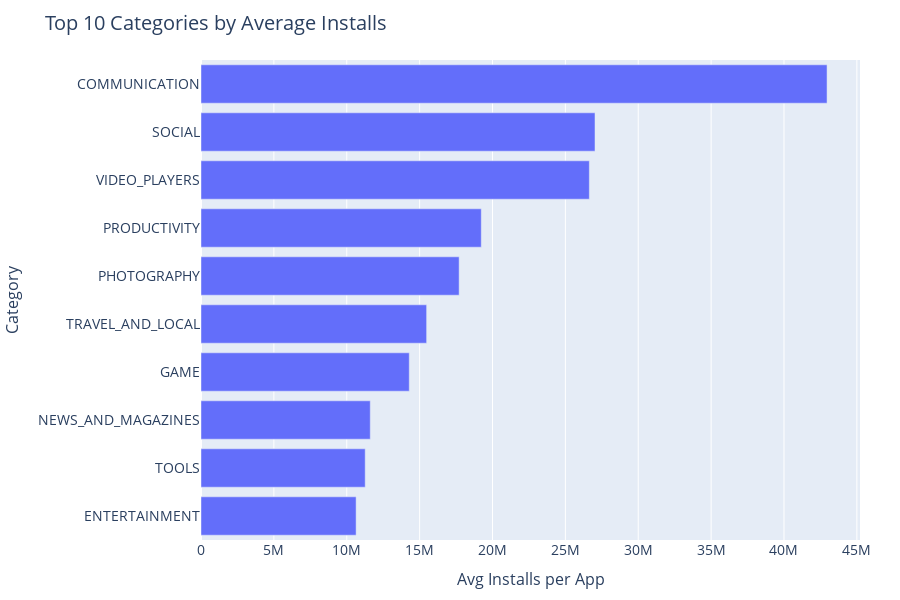

This figure's notebook cell:
### Markdown cell above
We want to identify which categories reach the largest audience on average - key for growth and monetization.

### Code cell
top_installs = category_summary.sort_values(by='Avg_Installs', ascending=False).head(10)
fig1 = px.bar(top_installs, 
              x='Avg_Installs', 
              y='Category', 
              orientation='h',
              title='Top 10 Categories by Average Installs',
              labels={'Avg_Installs': 'Avg Installs per App'})
fig1.update_layout(yaxis=dict(autorange='reversed'))
fig1.update_layout(
    title_font_size=20,
    xaxis_title_font_size=16,
    yaxis_title_font_size=16,
    font=dict(size=14),
    height=600,
    width=900,
    margin=dict(l=80, r=40, t=60, b=60)
)

fig1.show()

### Figure 1 — Plotly figure (JSON) as saved in the notebook; plotly's stock layout.template omitted (floating-point values rounded to 4 significant figures)
{"data": [{"alignmentgroup": "True", "hovertemplate": "Avg Installs per App=%{x}<br>Category=%{y}<extra></extra>", "legendgroup": "", "marker": {"color": "#636efa", "pattern": {"shape": ""}}, "name": "", "offsetgroup": "", "orientation": "h", "showlegend": false, "textposition": "auto", "type": "bar", "x": [42950000.0, 27030000.0, 26640000.0, 19230000.0, 17710000.0, 15480000.0, 14290000.0, 11610000.0, 11270000.0, 10640000.0], "xaxis": "x", "y": ["COMMUNICATION", "SOCIAL", "VIDEO_PLAYERS", "PRODUCTIVITY", "PHOTOGRAPHY", "TRAVEL_AND_LOCAL", "GAME", "NEWS_AND_MAGAZINES", "TOOLS", "ENTERTAINMENT"], "yaxis": "y"}], "layout": {"barmode": "relative", "font": {"size": 14}, "height": 600, "legend": {"tracegroupgap": 0}, "margin": {"b": 60, "l": 80, "r": 40, "t": 60}, "title": {"font": {"size": 20}, "text": "Top 10 Categories by Average Installs"}, "width": 900, "xaxis": {"anchor": "y", "domain": [0, 1], "title": {"font": {"size": 16}, "text": "Avg Installs per App"}}, "yaxis": {"anchor": "x", "autorange": "reversed", "domain": [0, 1], "title": {"font": {"size": 16}, "text": "Category"}}}}
